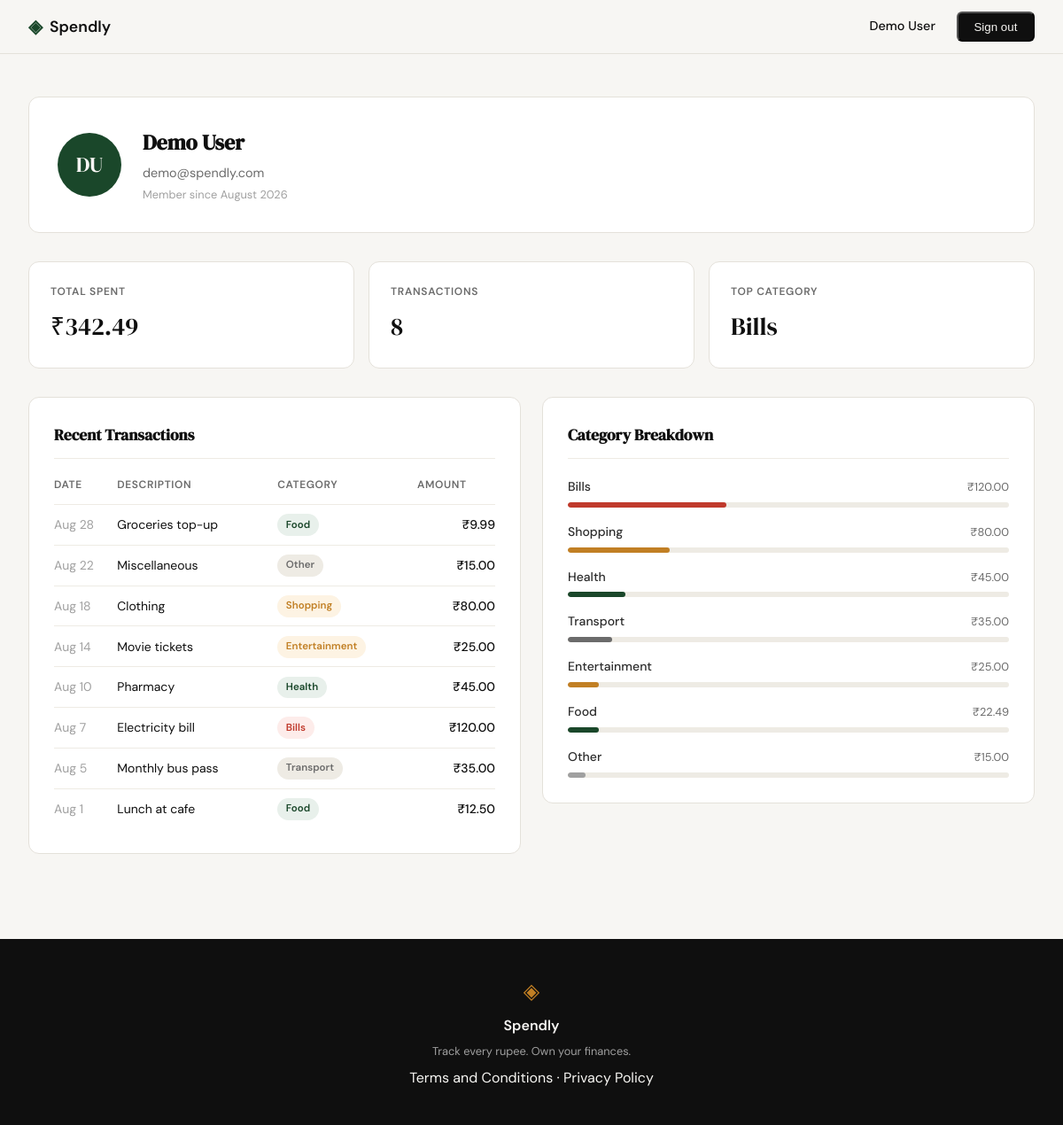
Screenshot of /profile (signed in) with the database file from the repository.
### tables this page shows
CREATE TABLE users (
            id INTEGER PRIMARY KEY AUTOINCREMENT,
            name TEXT NOT NULL,
            email TEXT UNIQUE NOT NULL,
            password_hash TEXT NOT NULL,
            created_at TEXT DEFAULT (datetime('now'))
        );

CREATE TABLE expenses (
            id INTEGER PRIMARY KEY AUTOINCREMENT,
            user_id INTEGER NOT NULL,
            amount REAL NOT NULL,
            category TEXT NOT NULL,
            date TEXT NOT NULL,
            description TEXT,
            created_at TEXT DEFAULT (datetime('now')),
            FOREIGN KEY (user_id) REFERENCES users(id)
        );

### app.py (the view)
@app.route("/profile")
def profile():
    if not session.get("user_id"):
        return redirect(url_for("login"))
    user_id = session["user_id"]
    user         = get_user_by_id(user_id)
    stats        = get_summary_stats(user_id)
    transactions = get_recent_transactions(user_id)
    categories   = get_category_breakdown(user_id)
    return render_template("profile.html",
                           user=user,
                           stats=stats,
                           transactions=transactions,
                           categories=categories)

### database/db.py (called while the page is built)
def get_db():
    conn = sqlite3.connect(DB_PATH)
    conn.row_factory = sqlite3.Row
    conn.execute("PRAGMA foreign_keys = ON")
    return conn

### database/queries.py (called while the page is built)
def get_recent_transactions(user_id, limit=10):
    conn = get_db()
    rows = conn.execute(
        "SELECT date, description, category, amount FROM expenses "
        "WHERE user_id = ? ORDER BY date DESC LIMIT ?",
        (user_id, limit)
    ).fetchall()
    conn.close()
    return [
        {
            "date": datetime.strptime(r["date"], "%Y-%m-%d").strftime("%b %-d"),
            "description": r["description"],
            "category": r["category"],
            "amount": f"₹{r['amount']:.2f}",
        }
        for r in rows
    ]

def get_summary_stats(user_id):
    conn = get_db()
    row = conn.execute(
        "SELECT SUM(amount), COUNT(*) FROM expenses WHERE user_id = ?",
        (user_id,)
    ).fetchone()
    total = row[0] or 0.0
    count = row[1] or 0
    top = conn.execute(
        "SELECT category FROM expenses WHERE user_id = ? "
        "GROUP BY category ORDER BY SUM(amount) DESC LIMIT 1",
        (user_id,)
    ).fetchone()
    conn.close()
    return {
        "total_spent": f"₹{total:.2f}",
        "transaction_count": count,
        "top_category": top["category"] if top else "—",
    }

def get_user_by_id(user_id):
    conn = get_db()
    row = conn.execute(
        "SELECT name, email, created_at FROM users WHERE id = ?", (user_id,)
    ).fetchone()
    conn.close()
    if row is None:
        return None
    dt = datetime.strptime(row["created_at"][:10], "%Y-%m-%d")
    initials = "".join(w[0].upper() for w in row["name"].split()[:2])
    return {
        "name": row["name"],
        "email": row["email"],
        "member_since": dt.strftime("%B %Y"),
        "initials": initials,
    }

def get_category_breakdown(user_id):
    conn = get_db()
    rows = conn.execute(
        "SELECT category, SUM(amount) as total FROM expenses "
        "WHERE user_id = ? GROUP BY category ORDER BY total DESC",
        (user_id,)
    ).fetchall()
    conn.close()
    if not rows:
        return []
    grand = sum(r["total"] for r in rows)
    result = [
        {
            "name": r["category"],
            "amount": f"₹{r['total']:.2f}",
            "pct": round(r["total"] / grand * 100),
        }
        for r in rows
    ]
    diff = 100 - sum(c["pct"] for c in result)
    result[0]["pct"] += diff
    return result

### templates/profile.html (shortened to what this page needs)
{% extends "base.html" %}
{% block content %}
<div class="profile-page">
    <div class="profile-inner">
        <div class="profile-header-card">
            <div class="profile-avatar">{{ user.initials }}</div>
            <div class="profile-meta">
                <h1 class="profile-name">{{ user.name }}</h1>
                <p class="profile-email">{{ user.email }}</p>
                <p class="profile-since">Member since {{ user.member_since }}</p>
            </div>
        </div>
        <div class="stats-row">
            <div class="stat-card">
                <span class="stat-label">Total Spent</span>
                <span class="stat-value">{{ stats.total_spent }}</span>
            </div>
            <div class="stat-card">
                <span class="stat-label">Transactions</span>
                <span class="stat-value">{{ stats.transaction_count }}</span>
            </div>
            <div class="stat-card">
                <span class="stat-label">Top Category</span>
                <span class="stat-value">{{ stats.top_category }}</span>
            </div>
        </div>
        <div class="profile-grid">
            <div class="profile-card">
                <h2 class="card-title">Recent Transactions</h2>
                <table class="tx-table">
                    <thead>
                        <tr>
                            <th>Date</th>
                            <th>Description</th>
                            <th>Category</th>
                            <th class="tx-amount-col">Amount</th>
                        </tr>
                    </thead>
                    <tbody>
                        {% for tx in transactions %}
                        <tr>
                            <td class="tx-date">{{ tx.date }}</td>
                            <td>{{ tx.description }}</td>
                            <td><span class="badge badge--{{ tx.category | lower }}">{{ tx.category }}</span></td>
                            <td class="tx-amount">{{ tx.amount }}</td>
                        </tr>
                        {% endfor %}
                    </tbody>
                </table>
            </div>
            <div class="profile-card">
                <h2 class="card-title">Category Breakdown</h2>
                <div class="breakdown-list">
                    {% for cat in categories %}
                    <div class="breakdown-row">
                        <div class="breakdown-meta">
                            <span class="breakdown-name">{{ cat.name }}</span>
                            <span class="breakdown-total">{{ cat.amount }}</span>
                        </div>
                        <div class="breakdown-track">
                            <div class="breakdown-bar breakdown-bar--{{ cat.name | lower }}" style="width: {{ cat.pct }}%"></div>
                        </div>
                    </div>
                    {% endfor %}
                </div>
            </div>
        </div>
    </div>
</div>
{% endblock %}

### templates/base.html (shortened to what this page needs)
<!DOCTYPE html>
<html lang="en">
<head>
    <link rel="stylesheet" href="{{ url_for('static', filename='css/style.css') }}">
</head>
<body>
    <nav class="navbar">
        <div class="nav-inner">
            <a href="{{ url_for('landing') }}" class="nav-brand">
                <span class="brand-icon">◈</span>
                <span class="brand-name">Spendly</span>
            </a>
            <div class="nav-links">
                {% if session.get('user_id') %}
                    <span>{{ session.get('user_name') }}</span>
                    <form method="post" action="{{ url_for('logout') }}" style="display:inline">
                        <button type="submit" class="nav-cta">Sign out</button>
                    </form>
                {% else %}
                    <a href="{{ url_for('login') }}">Sign in</a>
                    <a href="{{ url_for('register') }}" class="nav-cta">Get started</a>
                {% endif %}
            </div>
        </div>
    </nav>
    <main class="main-content">
        {% block content %}{% endblock %}
    </main>
    <footer class="footer">
        <div class="footer-inner">
            <span class="brand-icon">◈</span>
            <span class="footer-name">Spendly</span>
            <p class="footer-copy">Track every rupee. Own your finances.</p>
            <p><a href="/terms">Terms and Conditions</a> · <a href="/privacy">Privacy Policy</a></p>
        </div>
    </footer>
</body>
</html>

### rows the page displays
users: get "Demo User", name "Demo User", email "demo@spendly.com"
expenses: top_category "Bills", date "Aug 7", description "Electricity bill", category "Bills", amount "₹120.00"
expenses: date "Aug 28", description "Groceries top-up", category "Food", amount "₹9.99"
expenses: date "Aug 22", description "Miscellaneous", category "Other", amount "₹15.00"
expenses: date "Aug 18", description "Clothing", category "Shopping", amount "₹80.00"
expenses: date "Aug 14", description "Movie tickets", category "Entertainment", amount "₹25.00"
expenses: date "Aug 10", description "Pharmacy", category "Health", amount "₹45.00"
expenses: date "Aug 5", description "Monthly bus pass", category "Transport", amount "₹35.00"
expenses: date "Aug 1", description "Lunch at cafe", category "Food", amount "₹12.50"

### other values shown
{{ user.initials }} "DU"
{{ user.member_since }} "August 2026"
{{ stats.total_spent }} "₹342.49"
{{ stats.transaction_count }} "8"
{{ cat.name }} "Bills" "Shopping" "Health" "Transport" "Entertainment" "Food" "Other"
{{ cat.amount }} "₹120.00" "₹80.00" "₹45.00" "₹35.00" "₹25.00" "₹22.49" "₹15.00"
